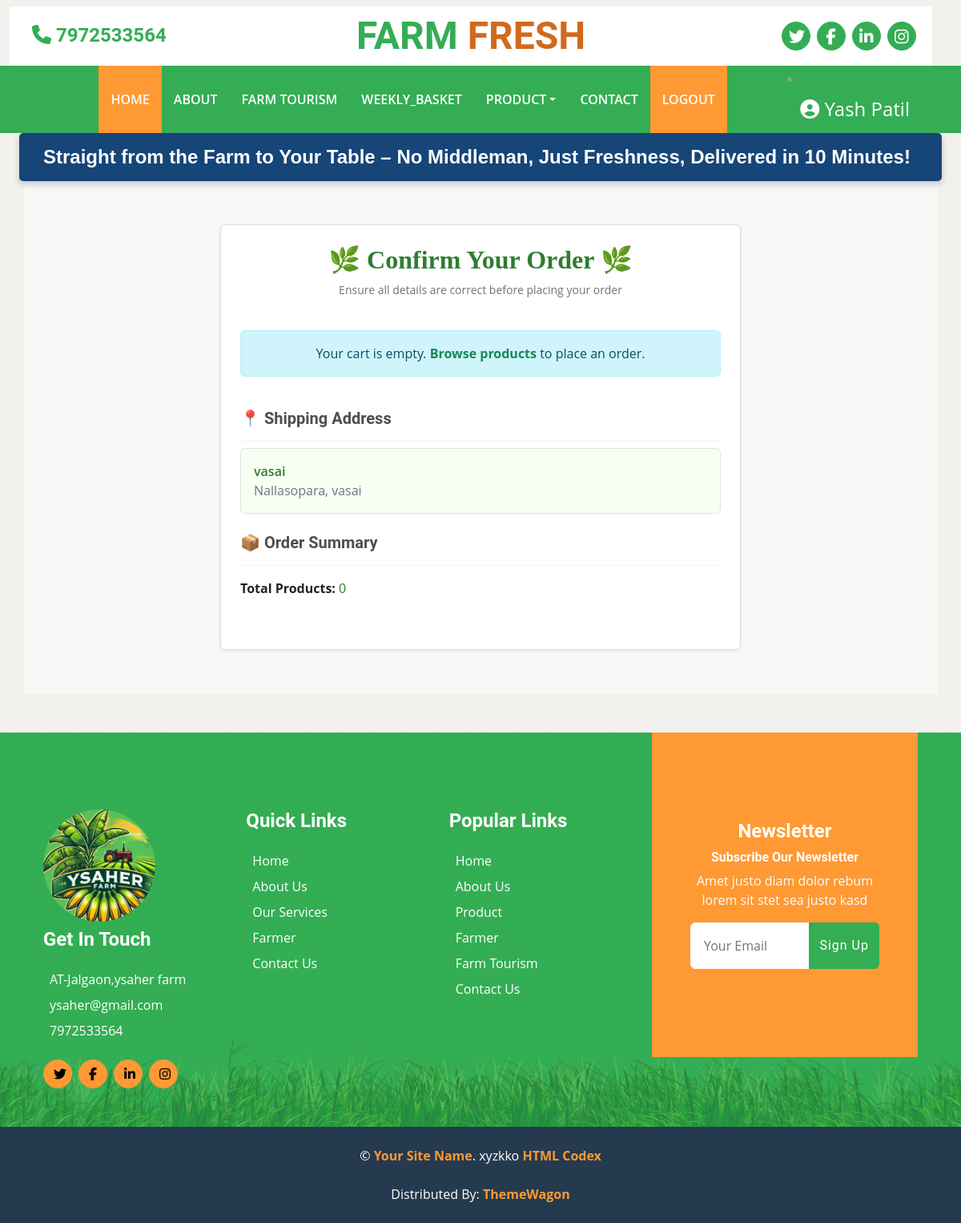
The page /confirm_order/1/ (signed in) on the database its author committed.
### account/models.py (models this page shows, shortened)
class CustomUser(AbstractUser):
    contact=models.CharField(max_length=10,blank=True,null=True)
    groups=models.ManyToManyField('auth.Group', related_name='account_user_set',blank=True)
    user_permissions=models.ManyToManyField('auth.Permission', related_name='account_user_permission_set',blank=True)
    class Meta:
        indexes=[
            models.Index(fields=['username']),
            models.Index(fields=['email'])
        ]

### product/models.py (models this page shows)
class ShippingAddress(models.Model):
    customer = models.ForeignKey(Customer,on_delete=models.CASCADE)
    address_line1 = models.CharField(max_length=50)
    landmark = models.CharField(max_length=50)
    city = models.CharField(max_length=50)
    state= models.CharField(max_length=50)
    pincode = models.CharField(max_length=6,validators=[RegexValidator(r'^\d{6}$','Enter a valid 6 digit pincode')])

### account/views.py (the view)
# urls.py: path('confirm_order/<int:id>/',views.confirm_order,name="confirm_order"),
def confirm_order(request, id):
    if request.user.is_authenticated:
        cart_items = Cart.objects.filter(customer=request.user)
        try:
            address = ShippingAddress.objects.get(id=id)
        except ShippingAddress.DoesNotExist:
            return redirect('address_list')
        total_amount = 0
        for item in cart_items:
            if item.product and hasattr(item.product, 'price'):
                total_amount += item.product.price * item.quantity
            else:
                total_amount += 0
        total_price = sum(item.product_weight_price.price * item.quantity for item in cart_items)
        context = {
            'cart_items': cart_items,
            'address': address,
            'total_amount': total_amount,
            'total_price':total_price
        }
        return render(request, 'confirm_order.html', context)
    else:
        return redirect('signin')

### templates/confirm_order.html (shortened to what this page needs)
{% extends "base.html" %}
{% block content %}
<div class="container d-flex justify-content-center align-items-center" style="min-height: 80vh; background-color: #f8f9f6;">
  <div class="card p-4 shadow-sm rounded" style="max-width: 650px; width: 100%; border: 1px solid #ddd; background-color: #ffffff;">
    <div class="text-center mb-4">
      <h2 class="fw-bold" style="color: #2e7d32; font-family: 'Georgia', serif;">🌿 Confirm Your Order 🌿</h2>
      <p class="text-muted" style="font-size: 14px;">Ensure all details are correct before placing your order</p>
    </div>
    <div class="mb-4">
      {% if cart_items %}
      <h5 class="fw-bold" style="color: #4e4e4e;">🛒 Order Details</h5>
      <hr class="mb-3" style="border-top: 1px solid #cfd8dc;">
      {% for item in cart_items %}
      <div class="d-flex justify-content-between align-items-center mb-3 border-bottom pb-2">
        <div class="d-flex align-items-center">
          <img src="{{ item.product.image.url }}" alt="{{ item.product.title }}"
               class="rounded me-3" style="width: 60px; height: 60px; object-fit: cover; border: 1px solid #ddd;">
          <div>
            <h6 class="mb-1 fw-bold" style="color: #388e3c;">{{ item.product.title }}</h6>
            <p class="mb-0 text-muted" style="font-size: 13px;">Quantity: <span>{{ item.quantity }}</span></p>
          </div>
        </div>
        <div>
          <span class="fw-bold" style="color: #1b5e20;">{{ item.product.price }}</span>
        </div>
      </div>
      {% endfor %}
      {% else %}
      <div class="alert alert-info text-center" role="alert">
        Your cart is empty. <a href="{% url 'index' %}" class="alert-link text-success">Browse products</a> to place an order.
      </div>
      {% endif %}
    </div>
    <div class="mb-4">
      <h5 class="fw-bold" style="color: #4e4e4e;">📍 Shipping Address</h5>
      <hr class="mb-2" style="border-top: 1px solid #cfd8dc;">
      <div class="p-3 rounded bg-light border">
        <p class="mb-0 fw-semibold" style="color: #2e7d32;">{{ address.address_line1 }}</p>
        <p class="mb-0 text-muted">{{ address.landmark }}, {{ address.city }}</p>
      </div>
    </div>
    <div class="mb-4">
      <h5 class="fw-bold" style="color: #4e4e4e;">📦 Order Summary</h5>
      <hr class="mb-3" style="border-top: 1px solid #cfd8dc;">
      <p class="mb-1"><strong>Total Products: </strong><span style="color: #2e7d32;">{{ cart_items|length }}</span></p>
    </div>
  </div>
</div>
{% endblock content %}

### templates/base.html (shortened to what this page needs)
{% load static %}
<!DOCTYPE html>
<html lang="en">
<head>
    <link href="https://cdn.jsdelivr.net/npm/bootstrap@5.3.3/dist/css/bootstrap.min.css" rel="stylesheet"
>
    <link rel="stylesheet" href="{% static 'css/styles.css' %}">
    <link rel="stylesheet" href="{% static 'css/bootstrap.min.css' %}">
</head>
</head>
<body>
    {% block header %}
    <div class="container-fluid w-100 mt-2">
        <div class="row w-100 p-2 bg-white align-items-center">
            <div class="col-lg-3 col-md-4 col-12 text-center text-md-start mb-2 mb-md-0">
                <a href="{% url 'contact' %}" class="text-decoration-none">
                    <h4 class="m-2 text-primary"><i class="fa-solid fa-phone"></i> 7972533564</h4>
                </a>
            </div>
            <div class="col-lg-6 col-md-4 col-12 text-center">
                <a href="{% url 'index' %}">
                <h4 class="m-0 display-5 text-primary fw-semibold">
                    FARM <span style="color: chocolate;">FRESH</span>
                </h4>
            </a>
            </div>
            <div class="col-lg-3 col-md-4 col-12">
                <div class="d-flex align-items-center justify-content-center justify-content-md-end">
                    <a class="btn btn-primary btn-square rounded-circle me-2 p-2" href="#">
                        <i class="fab fa-twitter text-white fs-5"></i>
                    </a>
                    <a class="btn btn-primary btn-square rounded-circle me-2 p-2" href="#">
                        <i class="fab fa-facebook-f text-white fs-5"></i>
                    </a>
                    <a class="btn btn-primary btn-square rounded-circle me-2 p-2" href="#">
                        <i class="fab fa-linkedin-in text-white fs-5"></i>
                    </a>
                    <a class="btn btn-primary btn-square rounded-circle p-2" href="#">
                        <i class="fab fa-instagram text-white fs-5"></i>
                    </a>
                </div>
            </div>
        </div>
    </div>
    <nav class="navbar navbar-expand-lg bg-primary navbar-dark  py-3 py-lg-0 px-3 px-lg-5">
        <div class="collapse navbar-collapse" id="navbarCollapse">
            <div class="navbar-nav mx-auto py-0">
                <a href="{% url 'index' %}" class="nav-item nav-link active">Home</a>
                <a href="{% url 'about' %}" class="nav-item nav-link">About</a>
                <a href="{% url 'farm_tourism' %}" class="nav-item nav-link">Farm Tourism</a>
                <a href="{% url 'weekly_basket' %}" class="nav-item nav-link">weekly_Basket</a>
                <div class="nav-item dropdown">
                    <a href="{% url 'product' %}" class="nav-link dropdown-toggle">Product</a>
                </div>
                <a href="{% url 'contact' %}" class="nav-item nav-link">Contact</a>
                {% if user.is_authenticated %}
                <a href="{% url 'signout' %}" class="nav-item nav-link active">Logout</a>
                {% else %}
                <a href="{% url 'signin' %}" class="nav-item nav-link active">Login</a>
                {% endif %}
            </div>
              {% if user.is_authenticated %}
              <li class="nav-item dropdown">
                <a class="nav-link text-white fs-4 " href="#" id="userDropdown" role="button" data-bs-toggle="dropdown" aria-expanded="false">
                  <i class="fa-solid fa-circle-user text-white fs"></i>
                  {{ user.first_name|capfirst }} {{ user.last_name|capfirst }}
                </a>
              </li>
            {% endif %}
        </div>
    </nav>
    <div class="container-fluid w-100 ">
        <div class="headline w-100">
          Straight from the Farm to Your Table – No Middleman, Just Freshness, Delivered in 10 Minutes!
        </div>
      </div>
    {% endblock header %}
    {% block content %}{% endblock content %}
    {% block footer %}
    <div class="container-fluid bg-footer bg-primary text-white mt-5">
        <div class="container">
            <div class="row gx-5">
                <div class="col-lg-8 col-md-6 mt-5">
                    <div class="row gx-5">
                        <div class="col-lg-4 col-md-12 pt-5 mb-5 ">
                            <img src="{% static 'images/yash_green1.jpg' %} "
                            alt="" class=" rounded-circle" style="height: 120x; width:140px">
                            <h4 class="text-white mb-4 mt-2">Get In Touch</h4>
                            <div class="d-flex mb-2">
                                <p class="text-white mb-0">AT-Jalgaon,ysaher farm</p>
                            </div>
                            <div class="d-flex mb-2">
                                <p class="text-white mb-0">ysaher@gmail.com</p>
                            </div>
                            <div class="d-flex mb-2">
                                <p class="text-white mb-0">7972533564</p>
                            </div>
                            <div class="d-flex mt-4">
                                <a class="btn btn-secondary btn-square rounded-circle me-2" href="#"><i class="fab fa-twitter"></i></a>
                                <a class="btn btn-secondary btn-square rounded-circle me-2" href="#"><i class="fab fa-facebook-f"></i></a>
                                <a class="btn btn-secondary btn-square rounded-circle me-2" href="#"><i class="fab fa-linkedin-in"></i></a>
                                <a class="btn btn-secondary btn-square rounded-circle" href="#"><i class="fab fa-instagram"></i></a>
                            </div>
                        </div>
                        <div class="col-lg-4 col-md-12 pt-0 pt-lg-5 mb-5">
                            <h4 class="text-white mb-4">Quick Links</h4>
                            <div class="d-flex flex-column justify-content-start">
                                <a class="text-white mb-2" href="{% url 'index' %}">Home</a>
                                <a class="text-white mb-2" href="{% url 'about' %}">About Us</a>
                                <a class="text-white mb-2" href="{% url 'about' %}">Our Services</a>
                                <a class="text-white mb-2" href="{% url 'about' %}">Farmer</a>
                                <a class="text-white" href="{% url 'contact' %}">Contact Us</a>
                            </div>
                        </div>
                        <div class="col-lg-4 col-md-12 pt-0 pt-lg-5 mb-5">
                            <h4 class="text-white mb-4">Popular Links</h4>
                            <div class="d-flex flex-column justify-content-start">
                                <a class="text-white mb-2" href="{% url 'index' %}">Home</a>
                                <a class="text-white mb-2" href="{% url 'about' %}">About Us</a>
                                <a class="text-white mb-2" href="{% url 'product' %}">Product</a>
                                <a class="text-white mb-2" href="{% url 'about' %}">Farmer</a>
                                <a class="text-white mb-2" href="{% url 'farm_tourism' %}">Farm Tourism</a>
                                <a class="text-white" href="{% url 'contact' %}">Contact Us</a>
                            </div>
                        </div>
                    </div>
                </div>
                <div class="col-lg-4 col-md-6 mt-lg-n5 ">
                    <div class="d-flex flex-column align-items-center justify-content-center text-center h-75 bg-secondary p-5 mt-5">
                        <h4 class="text-white">Newsletter</h4>
                        <h6 class="text-white">Subscribe Our Newsletter</h6>
                        <p>Amet justo diam dolor rebum lorem sit stet sea justo kasd</p>
                        <form action="">
                            <div class="input-group">
                                <input type="text" class="form-control border-white p-3" placeholder="Your Email">
                                <button class="btn btn-primary"><a href="{% url 'signin' %} " class="text-white">Sign Up</a></button>
                            </div>
                        </form>
                    </div>
                </div>
            </div>
        </div>
    </div>
    <div class="container-fluid bg-dark text-white py-4">
        <div class="container text-center">
            <p class="mb-0">&copy; <a class="text-secondary fw-bold" href="#">Your Site Name</a>. xyzkko <a class="text-secondary fw-bold" href="https://htmlcodex.com">HTML Codex</a></p>
            <br>Distributed By: <a class="text-secondary fw-bold" href="https://themewagon.com" target="_blank">ThemeWagon</a>
        </div>
    </div>
    {% endblock footer %}
</body>
</html>

### static/css/styles.css (style rules this page uses)
:root { --primary: #34AD54; --secondary: #FF9933; --light: #F6FFF2; --dark: #263A4F; }
.btn { font-family: 'Roboto', sans-serif; letter-spacing: 1px; font-weight: 700; transition: .5s; }
.btn-primary, .btn-secondary { color: #FFFFFF; }
.btn-square { width: 36px; height: 36px; }
.btn-square, .btn-sm-square, .btn-lg-square { padding-left: 0; padding-right: 0; text-align: center; }
.navbar-dark .navbar-nav .nav-link { padding: 30px 15px; font-size: 16px; font-weight: 600; color: #FFFFFF; text-transform: uppercase; transition: .5s; }
.navbar-dark .navbar-nav .nav-link:hover, .navbar-dark .navbar-nav .nav-link.active { background: var(--secondary); }
.bg-footer { background: linear-gradient(rgba(52, 173, 84, .7), rgba(52, 173, 84, .7)), url('../images/footer.png') center bottom no-repeat; background-size: contain; }
@media (min-width: 991.98px) { .bg-footer { margin-top: 90px !important; } }

### templates/base.html (style rules this page uses)
body { background-color: rgb(243, 241, 238); }
.navbar-dark .navbar-nav .nav-link { padding: 30px 15px; font-size: 16px; font-weight: 600; color: #FFFFFF; text-transform: uppercase; transition: .5s; }
.navbar-dark .navbar-nav .nav-link:hover, .navbar-dark .navbar-nav .nav-link.active { background: var(--secondary); }
.headline { display: inline-block; white-space: nowrap; color: #fff; font-family: 'Raleway', sans-serif; font-weight: 700; font-size: 1.5em; padding: 12px 30px; background-color: #164578; border-radius: 5px; box-shadow: 0 4px 8px rgba(0, 0, 0, 0.2); animation: moveHeadline 20s linear infinite; }
.nav-item > .nav-link { position: relative; z-index: 1010; }

### rows shown on the page
CustomUser: first_name "Yash", last_name "Patil"
ShippingAddress: address_line1 "vasai", landmark "Nallasopara", city "vasai"

### other values the page prints
{{ cart_items|length }} "0"
